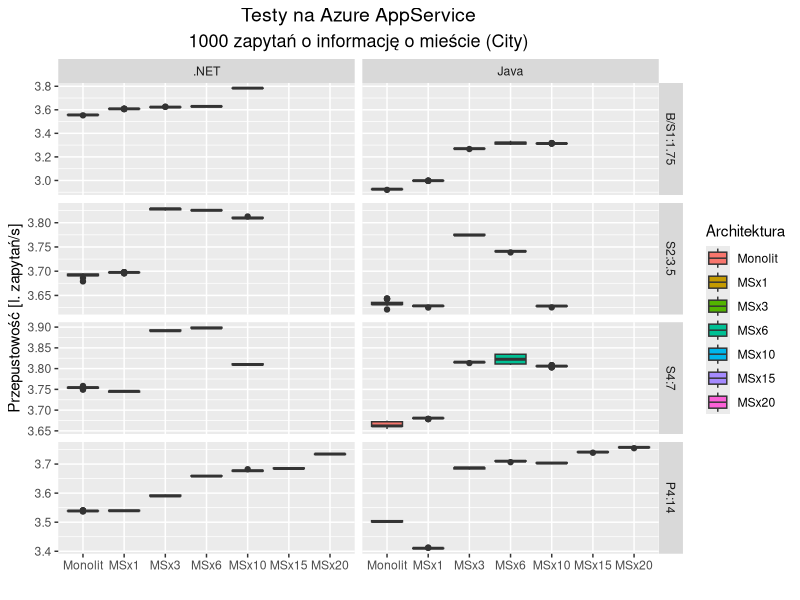

Write R code to recreate this figure.
# Aggregated plot for AppService city test
Sys.setlocale(category = "LC_ALL", locale = "Polish")
city = read.csv('apps-city.csv')
library(ggplot2)

city$Tier = factor(city$Tier,levels=unique(city$Tier))
city$Architektura = factor(city$Architektura,levels=unique(city$Architektura))

p = ggplot(city, aes(fill=Architektura, y=value, x=factor(Architektura)))
p = p + geom_boxplot()+ facet_grid(Tier~Tech, scales = "free")
p=p+ylab('Przepustowość [l. zapytań/s]')+labs(fill = "Technologia")+xlab("")
p=p+labs(fill = "Architektura",
         title='Testy na Azure AppService',
         subtitle='1000 zapytań o informację o mieście (City)')
p=p+theme(plot.title = element_text(hjust = 0.5, size=14), 
          plot.subtitle = element_text(hjust = 0.5, size = 13))
print(p)


